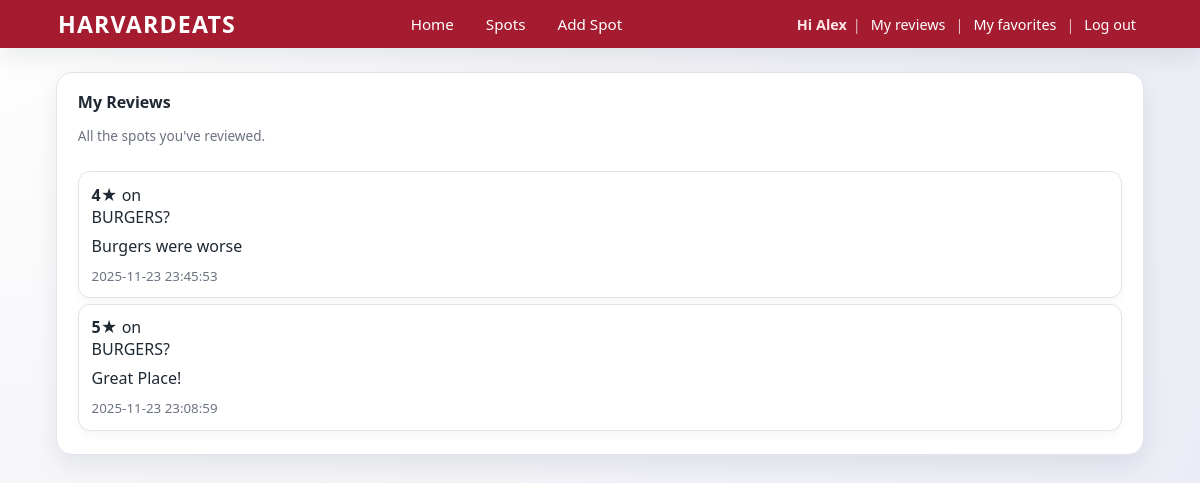
Page /my-reviews (signed in) on the earlier database version.
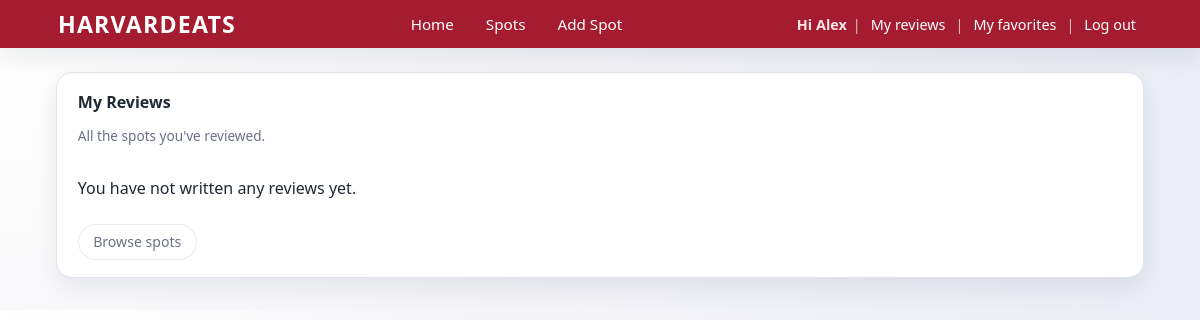
Same page on the later database version.
### tables this page shows
CREATE TABLE reviews (
    id INTEGER PRIMARY KEY AUTOINCREMENT,
    spot_id INTEGER NOT NULL,
    rating INTEGER NOT NULL,
    text TEXT,
    user_id INTEGER,
    created_at TIMESTAMP DEFAULT CURRENT_TIMESTAMP
);

CREATE TABLE spots (
    id INTEGER PRIMARY KEY AUTOINCREMENT,
    name TEXT NOT NULL,
    category TEXT,
    latitude REAL,
    longitude REAL
, late_night INTEGER DEFAULT 0, fine_dining INTEGER DEFAULT 0, health_conscious INTEGER DEFAULT 0, affordable INTEGER DEFAULT 0, sweet_treat INTEGER DEFAULT 0, close INTEGER DEFAULT 0);

### app.py (the view)
@app.route("/my-reviews")
def my_reviews():
    if not session.get("user_id"):
        return redirect(url_for("login"))
    db = get_db()
    reviews = db.execute(
        """
        SELECT
            reviews.id,
            reviews.rating,
            reviews.text,
            reviews.created_at,
            spots.id AS spot_id,
            spots.name AS spot_name
        FROM reviews
        JOIN spots ON reviews.spot_id = spots.id
        WHERE reviews.user_id = ?
        ORDER BY reviews.created_at DESC
        """,
        (session["user_id"],)
    ).fetchall()
    db.close()
    return render_template("my_reviews.html", reviews=reviews)

### app.py (called while the page is built)
def get_db():
    connection = sqlite3.connect("spots.db")
    connection.row_factory = sqlite3.Row  # lets us use column names later
    return connection

### templates/my_reviews.html
{% extends "layout.html" %}
{% block content %}
<div class="card">
  <div class="card-header">
    <div>
      <h2 class="card-title">My Reviews</h2>
      <p class="card-subtitle">All the spots you've reviewed.</p>
    </div>
  </div>
  {% if reviews %}
    <ul class="spot-list mt-2">
      {% for review in reviews %}
      <li class="spot-item">
        <div>
          <strong>{{ review["rating"] }}★</strong>
          on <a href="/spot/{{ review['spot_id'] }}">{{ review["spot_name"] }}</a>
        </div>
        <p style="margin:6px 0;">{{ review["text"] }}</p>
        <small class="text-muted">{{ review["created_at"] }}</small>
      </li>
      {% endfor %}
    </ul>
  {% else %}
    <p>You have not written any reviews yet.</p>
    <a href="/spots" class="btn btn-outline mt-2">Browse spots</a>
  {% endif %}
</div>
{% endblock %}

### templates/layout.html (shortened to what this page needs)
<!doctype html>
<html lang="en">
  <head>
    <link rel="stylesheet" href="{{ url_for('static', filename='styles.css') }}">
    <link
      rel="stylesheet"
      href="https://unpkg.com/leaflet@1.9.4/dist/leaflet.css"
    />
  </head>
  <body>
    <header>
      <div class="nav-wrapper">
        <div class="branding">
          <span class="brand-name">HarvardEats</span>
        </div>
        <nav class="nav-links">
          <a href="/">Home</a>
          <a href="/spots">Spots</a>
          <a href="/add-spot">Add Spot</a>
        </nav>
        <div class="auth-links">
          {% if session.get("user_id") %}
            <span class="user-label">Hi {{ session['username'] }}</span>
            <span class="divider">|</span>
            <a href="/my-reviews">My reviews</a>
            <span class="divider">|</span>
            <a href="/favorites">My favorites</a>
            <span class="divider">|</span>
            <a href="/logout">Log out</a>
          {% else %}
            <a href="/login">Log in</a>
            <span class="divider">|</span>
            <a href="/register">Register</a>
          {% endif %}
        </div>
      </div>
    </header>
    <main>
      {% block content %}{% endblock %}
    </main>
  </body>
</html>

### static/styles.css (style rules this page uses)
:root { --crimson: #a51c30; --dark-crimson: #7c1321; --background-page: #f4f4f8; --background-card: #ffffff; --faded-border: #e2e2ec; --text-main: #1f2933; --text-muted: #6b7280; --shadow-soft: 0 10px 25px rgba(15, 23, 42, 0.08); --radius-lg: 16px; --radius-md: 12px; --radius-pill: 999px; --max-width: 1120px; --transition-fast: 0.2s ease; --font-sans: system-ui, -apple-system, BlinkMacSystemFont, "SF Pro Text", "Helvetica Neue", Arial, sans-serif; --harvard-crimson: var(--crimson); --harvard-crimson-dark: var(--dark-crimson); --bg-card: var(--background-card); --border-subtle: var(--faded-border); }
*, *::before, *::after { box-sizing: border-box; }
html, body { margin: 0; padding: 0; }
body { font-family: var(--font-sans); background: radial-gradient( circle at top left, #ffffff 0, #f4f4f8 45%, #eaedf5 100% ); color: var(--text-main); -webkit-font-smoothing: antialiased; }
header { position: sticky; top: 0; z-index: 20; background: var(--crimson); box-shadow: var(--shadow-soft); }
.nav-wrapper { max-width: var(--max-width); margin: 0 auto; padding: 8px 18px; display: flex; align-items: center; justify-content: space-between; gap: 16px; }
.branding { display: flex; align-items: center; gap: 10px; }
.brand-name { font-size: 1.45rem; font-weight: 800; color: #fff; letter-spacing: 0.05em; text-transform: uppercase; }
.nav-links { display: flex; align-items: center; gap: 12px; margin-top: 0; }
.nav-links a { text-decoration: none; color: #fff; margin: 0; font-size: 0.95rem; font-weight: 500; padding: 4px 10px; border-radius: var(--radius-pill); transition: background var(--transition-fast), opacity var(--transition-fast), transform var(--transition-fast); }
.auth-links { display: flex; align-items: center; flex-wrap: wrap; gap: 4px; color: #fff; font-size: 0.9rem; }
.auth-links a { color: #fff; font-weight: 500; text-decoration: none; padding: 2px 6px; border-radius: var(--radius-pill); transition: background var(--transition-fast), opacity var(--transition-fast); }
.user-label { font-weight: 600; color: #ffe5e5; margin-right: 2px; }
.divider { opacity: 0.7; }
main { max-width: var(--max-width); margin: 1.5rem auto 2rem; padding: 0 1rem; }
main h2 { font-size: 1.2rem; margin-top: 0; margin-bottom: 0.6rem; }
main p { line-height: 1.5; color: var(--text-main); }
.card { background: var(--bg-card); border-radius: var(--radius-lg); border: 1px solid var(--border-subtle); box-shadow: var(--shadow-soft); padding: 1.1rem 1.3rem; margin-bottom: 1rem; }
.card-header { display: flex; justify-content: space-between; align-items: center; margin-bottom: 0.7rem; }
.card-title { font-size: 1rem; font-weight: 600; }
.card-subtitle { font-size: 0.85rem; color: var(--text-muted); }
.btn { display: inline-flex; align-items: center; justify-content: center; gap: 0.3rem; padding: 0.45rem 0.9rem; font-size: 0.88rem; border-radius: var(--radius-pill); border: 1px solid transparent; background: #ffffff; color: var(--text-main); cursor: pointer; text-decoration: none; transition: background var(--transition-fast), box-shadow var(--transition-fast), transform var(--transition-fast), border-color var(--transition-fast); }
.btn-outline { background: rgba(255, 255, 255, 0.9); border-color: rgba(0, 0, 0, 0.08); color: var(--text-muted); }
.mt-2 { margin-top: 0.5rem; }

Differences in the rows shown:
removed reviews: rating "4", spot_name "BURGERS?", text "Burgers were worse", created_at "2025-11-23 23:45:53"
removed reviews: rating "5", spot_name "BURGERS?", text "Great Place!", created_at "2025-11-23 23:08:59"
Other differences:
text now shown: "You have not written any reviews yet. Browse spots"
